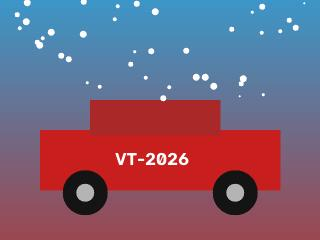
#> input picture VisualTraceAI/android/data/src/test/resources/sample.jpg, 320 x 240 px; its folder holds only this picture in this run
$ python -i image_analysis.py   (imports and definitions only)   (older library calls are emulated)
#> lines starting #> are read from the running program, lines starting #| are printed output that depends on the picture
#> further down, picture is the input picture: shape (240, 320, 3); mean B, G, R 119.1, 96.1, 122.3
"""Image analysis: dimensions, orientation, quality, colours, background/environment,
objects, clothing/accessories and OCR.

Every section reports the ``source`` that produced it so the client can distinguish
model-inferred descriptions from measured properties, and sections that could not be
computed are returned with ``source="unavailable"`` instead of invented values."""
from __future__ import annotations

import logging
import shutil
from dataclasses import dataclass, field

import cv2
import numpy as np

from app.core.config import get_settings
from app.services.embeddings import ClipEmbedder, Embedder

log = logging.getLogger("visualtrace.analysis")

# Reference palette for naming dominant colours (RGB).
COLOR_NAMES: dict[str, tuple[int, int, int]] = {
    "black": (20, 20, 20), "white": (240, 240, 240), "gray": (128, 128, 128), "silver": (192, 192, 192),
    "red": (200, 30, 30), "dark red": (120, 10, 20), "orange": (240, 140, 20), "yellow": (240, 220, 40),
    "olive": (128, 128, 0), "green": (40, 160, 60), "dark green": (20, 80, 30), "teal": (0, 128, 128),
    "cyan": (40, 200, 220), "light blue": (150, 200, 240), "blue": (30, 80, 200), "navy": (20, 30, 90),
    "purple": (120, 50, 160), "violet": (170, 110, 220), "pink": (240, 150, 190), "magenta": (200, 40, 160),
    "brown": (120, 70, 30), "beige": (225, 205, 170), "gold": (210, 170, 50),
}

OBJECT_LABELS = [
    "a person", "a group of people", "a car", "a sports car", "a motorcycle", "a bicycle", "a bus", "a truck",
    "an airplane", "a boat", "a train", "a dog", "a cat", "a bird", "a horse", "food", "a drink", "a building",
    "a house", "a bridge", "a tree", "flowers", "a mountain", "a beach", "a city street", "a laptop",
    "a smartphone", "a book", "a chair", "a sofa", "a table", "a painting", "a logo", "a document",
    "a screenshot", "a meme", "a chart", "a watch", "a shoe", "a bag", "jewelry", "a toy", "a sports ball",
]
CLOTHING_LABELS = [
    "a t-shirt", "a shirt", "a jacket", "a coat", "a suit", "a dress", "a skirt", "jeans", "shorts",
    "a hoodie", "a sweater", "a uniform", "a hat", "a cap", "sunglasses", "glasses", "a scarf", "sneakers",
    "boots", "a handbag", "a backpack", "a watch", "a necklace", "earrings", "no clothing items visible",
]
ENVIRONMENT_LABELS = [
    "an indoor room", "an office", "a kitchen", "a restaurant", "a shop", "a stadium", "an outdoor city",
    "a street", "a park", "a forest", "a beach", "a mountain landscape", "a desert", "snow", "a road",
    "a studio background", "a plain background", "the sky", "underwater", "night time", "a stage",
]


@dataclass
class AnalysisResult:
    width: int
    height: int
    orientation: str
    aspect_ratio: float
    quality: dict
    colors: dict
    background: dict
    environment: dict
    objects: dict
    clothing: dict
    ocr: dict
    characteristics: list[str] = field(default_factory=list)
    keywords: list[str] = field(default_factory=list)

    # [8 lines left out: function to_dict, not called in this run]


def _nearest_color(rgb: np.ndarray) -> str:
    best, best_d = "gray", 1e9
    for name, ref in COLOR_NAMES.items():
        d = float(np.sum((rgb - np.array(ref)) ** 2))
        if d < best_d:
            best, best_d = name, d
    return best


def dominant_colors(img_bgr: np.ndarray, k: int = 5) -> list[dict]:
#> called with k = 5
    small = cv2.resize(img_bgr, (96, 96), interpolation=cv2.INTER_AREA)
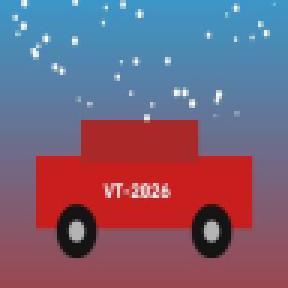
#> small: shape (96, 96, 3) (shown 3 times larger); mean B, G, R 119.1, 96, 122.3
    data = cv2.cvtColor(small, cv2.COLOR_BGR2RGB).reshape(-1, 3).astype(np.float32)
    criteria = (cv2.TERM_CRITERIA_EPS + cv2.TERM_CRITERIA_MAX_ITER, 20, 1.0)
    cv2.setRNGSeed(7)
    _, labels, centers = cv2.kmeans(data, k, None, criteria, 3, cv2.KMEANS_PP_CENTERS)
#> labels = 9216 values, max 4 at index 7, min 0 at index 0, mean 1.06; centers = [[84.56, 130.7, 170.5], [141.1, 82.97, 98.49], [28.4, 21.49, 21.44], [190.1, 33.75, 34.02], [194, 199, 205.8]]
    counts = np.bincount(labels.flatten(), minlength=k)
#> counts = [4362, 2353, 311, 1953, 237]
    merged: dict[str, dict] = {}
    for idx in np.argsort(-counts):
        rgb = centers[idx]
        name = _nearest_color(rgb)
        share = float(counts[idx] / counts.sum())
        if name in merged:
            merged[name]["share"] += share
        else:
            merged[name] = {"name": name, "hex": "#%02x%02x%02x" % tuple(int(c) for c in rgb), "share": share}
#> this loop made 5 passes
#> (rgb, name, share) on passes 1, 2, 3, 5: ([84.56, 130.7, 170.5], 'gray', 0.473), ([141.1, 82.97, 98.49], 'gray', 0.255), ([190.1, 33.75, 34.02], 'red', 0.212), ([194, 199, 205.8], 'silver', 0.0257)
#> (idx, rgb, name, share) on pass 4: (2, [28.4, 21.49, 21.44], 'black', 0.0337)
#> after the loop, merged = 4 items
    out = sorted(merged.values(), key=lambda c: -c["share"])
#> out = 4 items
    for c in out:
        c["share"] = round(c["share"], 3)
#> this loop made 4 passes
    return out


# [35 lines left out: functions assess_quality, describe_background, not called in this run]


_TESSERACT_CHECKED: bool | None = None


# [66 lines left out: functions run_ocr, _labels, analyze_image, not called in this run]

>>> import cv2
>>> picture = cv2.imread('../../../android/data/src/test/resources/sample.jpg')
>>> result = dominant_colors(picture)
#> result = 4 items
